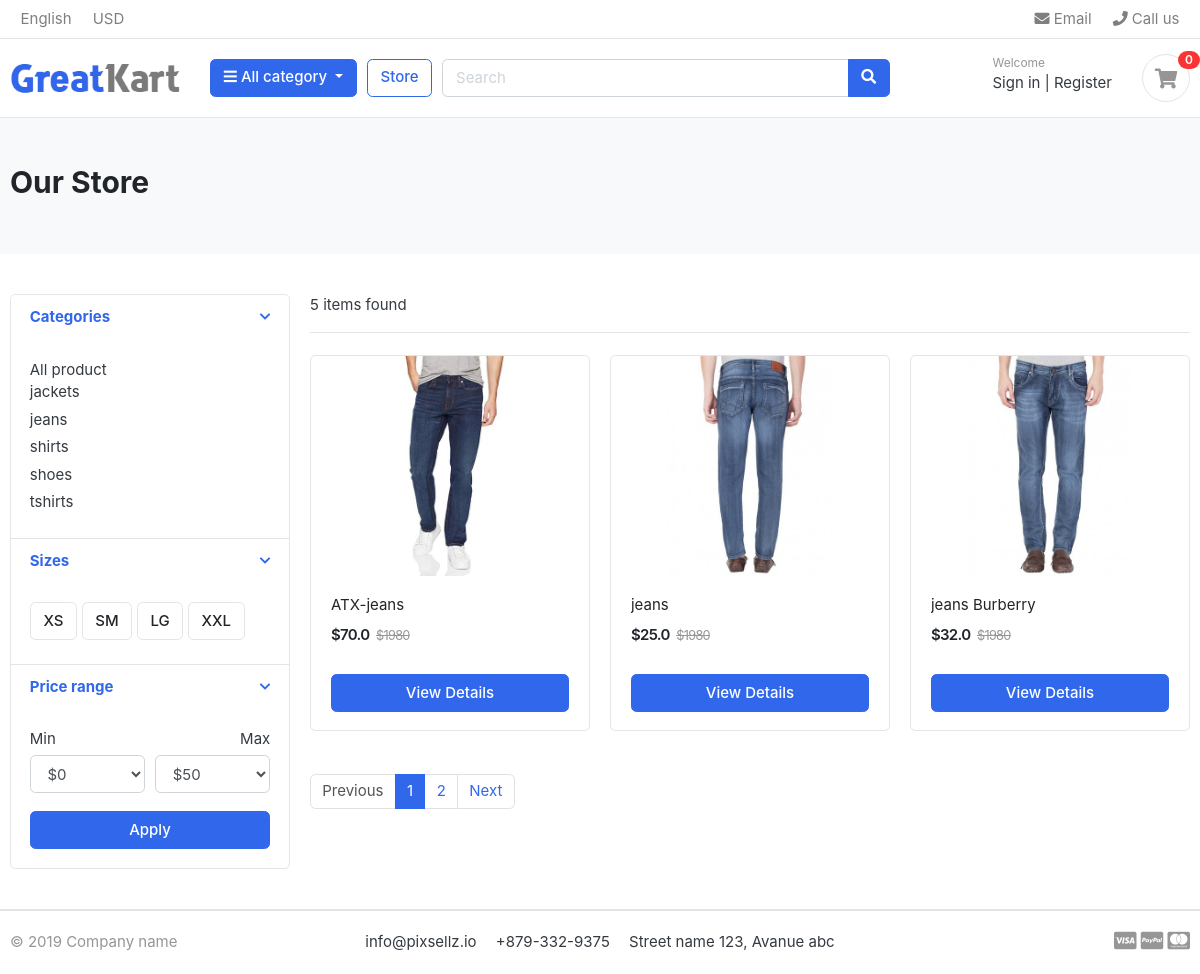
/store/jeans/, run on the app's committed database.
### store/models.py (models this page shows, shortened)
class Base(models.Model):
    date_add = models.DateTimeField(auto_now_add=True)
    date_update = models.DateTimeField(auto_now=True)
    status = models.BooleanField(default=True)
    class Meta:
        abstract=True

class Category(Base):
    category_name = models.CharField(max_length=128)
    slug = AutoSlugField(populate_from='category_name')
    picture = models.FileField(upload_to="picture_categorie")
    description = models.TextField(blank=True)
    class Meta:
        verbose_name = 'category'
        verbose_name_plural = 'categories'
    def get_url(self):
        return reverse('product_by_category', args=[self.slug])

class Product(Base):
    product_name = models.CharField(max_length=128)
    slug = AutoSlugField(populate_from= 'product_name')
    images = models.FileField(upload_to='images_product')
    price = models.FloatField()
    description = models.TextField(blank=True)
    stock = models.IntegerField()
    is_availaible = models.BooleanField(default=True)
    category = models.ForeignKey("Category", related_name='category_product', on_delete=models.CASCADE)
    class Meta:
        verbose_name = 'product'
        verbose_name_plural = 'products'
    def get_url(self):
        return reverse('product-detail', args=[self.slug])

### store/views.py (the view)
# urls.py: path('', include('store.urls')),
def store(request, category_slug=None,):
    categories = None
    products = None
    if category_slug != None:
        categories = get_object_or_404(Category, slug=category_slug)
        products = models.Product.objects.filter(category=categories, is_availaible=True).order_by('id')
        paginator = Paginator(products, 3)
        product_count = products.count()
        page_number = request.GET.get('page')
        page_obj = paginator.get_page(page_number)
    else:
        products = models.Product.objects.filter(is_availaible=True).all().order_by('id')
        paginator = Paginator(products, 6)
        product_count = products.count()
        page_number = request.GET.get('page')
        page_obj = paginator.get_page(page_number)
    return render(request, 'store.html', {'products': page_obj, 'product_count':product_count})

### cart/views.py (called while the page is built)
def _cart_id(request):
    cart = request.session.session_key
    if not cart:
        cart = request.session.create()
    return cart

### store/context_processors.py (called while the page is built)
def menu_link(request):
    links = Category.objects.all()
    return dict(links=links)

def cart_count(request):
    count=0
    try:
        cart = Cart.objects.get(cart_id=_cart_id(request))
        cart_items = CartItem.objects.all().filter(cart=cart, is_active=True)
        for cart_item in cart_items:
            count += cart_item.quantity
    except Cart.DoesNotExist:
        count=0
    return dict(count=count)

### templates/store.html (shortened to what this page needs)
{% extends 'base/base.html' %}
{% load static %}
{% block content %}
<section class="section-pagetop bg">
<div class="container">
	{% if 'search' in request.path%}
	<h2 class="title-page">Search Result</h2>
	{% else %}
	<h2 class="title-page">Our Store</h2>
	{% endif %}
</div>
</section>
<section class="section-content padding-y">
<div class="container">
<div class="row">
	<aside class="col-md-3">
<div class="card">
	<article class="filter-group">
		<header class="card-header">
			<a href="#" data-toggle="collapse" data-target="#collapse_1" aria-expanded="true" class="">
				<i class="icon-control fa fa-chevron-down"></i>
				<h6 class="title">Categories</h6>
			</a>
		</header>
		<div class="filter-content collapse show" id="collapse_1" style="">
			<div class="card-body">
				<ul class="list-menu">
				<a href="{% url 'store' %}">All product</a>
				{% for link in links  %}
				<li><a href="{{link.get_url}}">{{link.category_name}}</a></li>
				{% endfor %}
				</ul>
			</div>
		</div>
	</article>
	<article class="filter-group">
		<header class="card-header">
			<a href="#" data-toggle="collapse" data-target="#collapse_4" aria-expanded="true" class="">
				<i class="icon-control fa fa-chevron-down"></i>
				<h6 class="title">Sizes </h6>
			</a>
		</header>
		<div class="filter-content collapse show" id="collapse_4" style="">
			<div class="card-body">
			  <label class="checkbox-btn">
			    <span class="btn btn-light"> XS </span>
			  </label>
			  <label class="checkbox-btn">
			    <span class="btn btn-light"> SM </span>
			  </label>
			  <label class="checkbox-btn">
			    <span class="btn btn-light"> LG </span>
			  </label>
			  <label class="checkbox-btn">
			    <span class="btn btn-light"> XXL </span>
			  </label>
		</div>
		</div>
	</article>
	<article class="filter-group">
		<header class="card-header">
			<a href="#" data-toggle="collapse" data-target="#collapse_3" aria-expanded="true" class="">
				<i class="icon-control fa fa-chevron-down"></i>
				<h6 class="title">Price range </h6>
			</a>
		</header>
		<div class="filter-content collapse show" id="collapse_3" style="">
			<div class="card-body">
				<div class="form-row">
				<div class="form-group col-md-6">
				  <label>Min</label>
				  	<select class="mr-2 form-control">
						<option value="0">$0</option>
					</select>
				</div>
				<div class="form-group text-right col-md-6">
				  <label>Max</label>
				  	<select class="mr-2 form-control">
						<option value="50">$50</option>
					</select>
				</div>
				</div>
				<button class="btn btn-block btn-primary">Apply</button>
			</div>
		</div>
	</article>
</div>
	</aside>
	<main class="col-md-9">
{% if 'store' in request.path %}
<header class="border-bottom mb-4 pb-3">
		<div class="form-inline">
			<span class="mr-md-auto">{{product_count}} items found</span>
		</div>
</header>
{% endif %}
<div class="row">
{% if products %}
	{% for product  in products %}
	<div class="col-md-4">
		<figure class="card card-product-grid">
			<div class="img-wrap">
				<a href={{product.get_url}}><img src="{{product.images.url}}"></a>
			</div>
			<figcaption class="info-wrap">
				<div class="fix-height">
					<a href="{% url 'product-detail' product.slug %}" class="title">{{product.product_name}}</a>
					<div class="price-wrap mt-2">
						<span class="price">${{product.price}}</span>
						<del class="price-old">$1980</del>
					</div>
				</div>
				<a href="{{product.get_url}}" class="btn btn-block btn-primary">View Details</a>
			</figcaption>
		</figure>
	</div>
	{% endfor %}
{% else %}
	<div>
	<h2> No result found. please try again later. </h2>
	</div>
{% endif %}
</div>
<nav class="mt-4" aria-label="Page navigation sample">
  <ul class="pagination">
	{% if products.has_previous %}
    <li class="page-item "><a class="page-link" href="?page={{ products.previous_page_number }}">Previous</a></li>
	{% else %}
	<li class="page-item disabled"><a class="page-link" href="#">Previous</a></li>
	{% endif %}
	{% for i in products.paginator.page_range %}
		{% if products.number == i %}
    <li class="page-item active"><a class="page-link" href="#">{{i}}</a></li>
		{% else %}
	<li class="page-item"><a class="page-link" href="?page={{i}}">{{i}}</a></li>
		{% endif %}
	{% endfor %}
    {% if products.has_next %}
    <li class="page-item"><a class="page-link" href="?page={{ products.next_page_number }}">Next</a></li>
	{% else %}
	<li class="page-item disabled"><a class="page-link" href="#">Next</a></li>
	{% endif %}
  </ul>
</nav>
	</main>
</div>
</div>
</section>
{% endblock content %}

### static/css/ui.css (style rules this page uses)
html { font-family: "Inter", sans-serif; font-size: 15px; }
.img-wrap { text-align: center; display: block; }
.img-wrap img { max-width: 100%; }
.price-wrap { letter-spacing: -0.7px; }
.padding-y { padding-top: 40px; padding-bottom: 40px; }
figure { margin-bottom: 0; }
article:after, .form-group:after { display: block; clear: both; content: ""; }
.bg { background-color: #f8f9fa; }
.title-page { color: #212529; }
.btn-light { background-color: #fff; border-color: #e4e4e4; }
[class*=list-] li:after { visibility: hidden; display: block; content: ""; overflow: hidden; height: 0; clear: both; }
.list-menu { list-style: none; margin: 0; padding-left: 0; }
.list-menu li { margin-bottom: 5px; }
.list-menu a { color: #343a40; }
[class*=card-product] a.title { color: #212529; display: block; }
[class*=card-product] .img-wrap { overflow: hidden; position: relative; }
[class*=card-product] .img-wrap img { height: 100%; max-width: 100%; width: auto; display: inline-block; -o-object-fit: cover; object-fit: cover; }
.card-product-grid { margin-bottom: 20px; }
.card-product-grid .img-wrap { border-radius: 0.2rem 0.2rem 0 0; height: 220px; }
.card-product-grid .info-wrap { overflow: hidden; padding: 18px 20px; }
.card-product-grid .fix-height { height: 80px; overflow: hidden; }
.card .img-wrap { overflow: hidden; }
.price { font-weight: 600; color: #212529; }
.price-old { color: #969696; margin-left: 3px; font-size: 85%; }
.icon-control { margin-top: 5px; float: right; font-size: 80%; }
.card-header .title { margin-bottom: 0; line-height: 1.5; }
.filter-group { border-bottom: 1px solid #e4e4e4; }
.filter-group .card-header { border-bottom: 0; }
.filter-group:last-child { border-bottom: 0; }
.checkbox-btn { position: relative; }
.section-pagetop { padding: 45px 0; }

### data on the page
Category: category_name "jackets"
Category: category_name "jeans"
Category: category_name "shirts"
Category: category_name "shoes"
Category: category_name "tshirts"
Product: images (picture), product_name "ATX-jeans", price "70.0"
Product: images (picture), product_name "jeans", price "25.0"
Product: images (picture), product_name "jeans Burberry", price "32.0"

### other printed values
{{ count }} "0"
{{ product_count }} "5"
{{ i }} "1"
{{ i }} "2"
